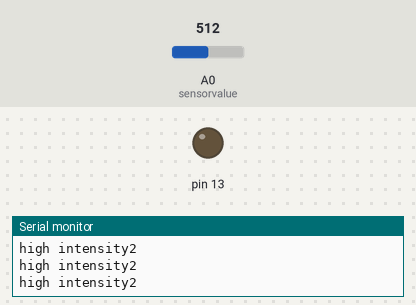
A sketch run on a simulated Arduino Uno, built with avr-gcc and run on an emulated ATmega328P. Parts: output pins drawn as LEDs (lit = HIGH), the last lines printed to the serial monitor. Inputs (shaded band) come from the test bench; at power-on: A0 (sensorvalue) = 512.

Above: at 1.2 s.
1.3 s: A0 (sensorvalue) set to 267
4.3 s: A0 (sensorvalue) set to 240
At 5.6 s:
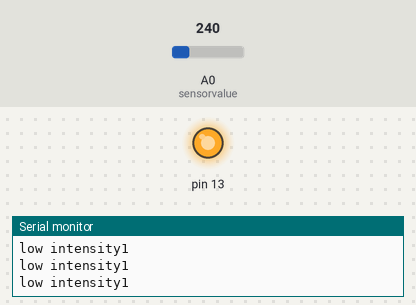
5.9 s: A0 (sensorvalue) set to 306
At 6.8 s:
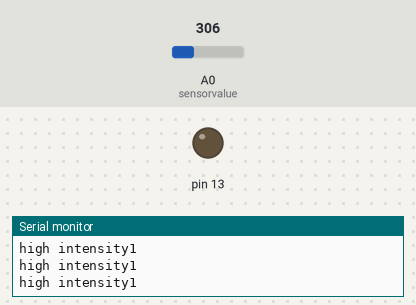
Timing chart, 0 to 8.9 s (numbered marks = the images above; inputs shaded):
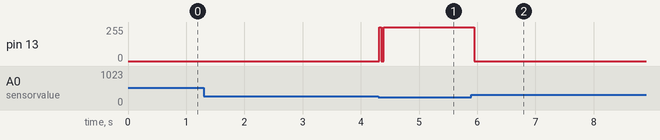

The sketch:

light_intensity.ino
```cpp
int sensorvalue = A0;

void setup() {

Serial.begin(9600);

pinMode(13, OUTPUT);

pinMode(sensorvalue, INPUT);

}

void loop() {

int ldr = analogRead(sensorvalue);

if (ldr <= 257) { //treshold value i.e 257

digitalWrite(13, HIGH); //sending pulse to turn on/off led

Serial.print("low intensity");

Serial.println(ldr*5/1023); //printing the ldr value in the range of 0-5 V

analogWrite(13, map(sensorvalue,0,1023,0,255)); // to adjust the brightness of led.

}
else {

digitalWrite(13, LOW);

Serial.print("high intensity");

Serial.println(ldr*5/1023);

analogWrite(13, map(sensorvalue,0,1023,0,255));


}

}
```

Measured:
- the behaviour switches between 258 and 257 on A0 (sensorvalue) (found by bisection; images 0 and 1)
- after the input at 4.3 s, pin 13: 0/255 → 254/255 at once
- after the input at 5.9 s, pin 13: 254/255 → 0/255 after 0.05 s
